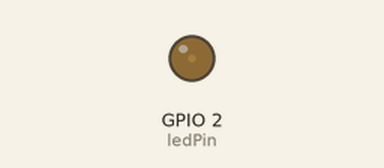
This sketch was run on a simulated ESP32. Parts: output pins drawn as LEDs (lit = HIGH).

Above: at 0.05 s.
At 0.3 s:
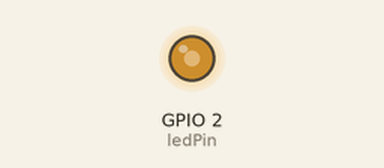
At 0.45 s:
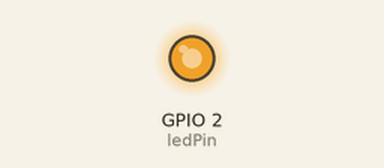
At 0.85 s:
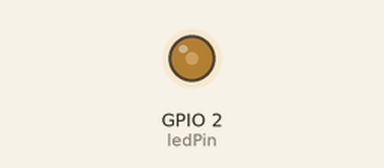
Timing chart, 0 to 3.0 s (numbered marks = the images above):
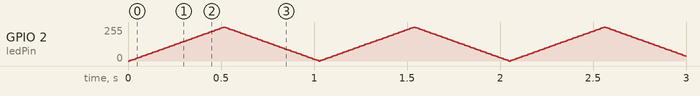

The sketch:

task2.0.2.ino
```cpp
const int ledPin = 2;
const int freq = 5000;
const int resolution = 8;
const int ledChannel = 0;

unsigned long previousTime = 0;
int brightness = 0;
int increment = 5;

void setup() {
  ledcAttach(ledPin, freq, resolution);
}

void loop() {
  unsigned long currentTime = millis();


  if (currentTime - previousTime >= 10) {
    previousTime = currentTime;

    brightness = brightness + increment;


    if (brightness <= 0 || brightness >= 255) {
      increment = -increment;
    }

    ledcWrite(ledPin, brightness);
  }
}
```
